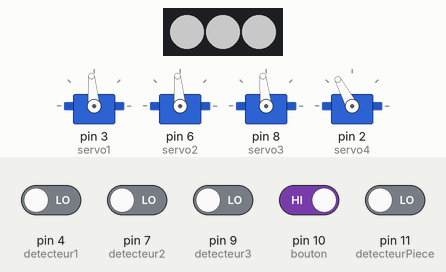
This sketch was run on a simulated Arduino Uno, built with avr-gcc and run on an emulated ATmega328P. Shown: 4 × servo, 3 RGB LEDs in strip order, left to right. The test bench sets the inputs (shaded band); at power-on: pin 10 (bouton) HIGH, pin 4 (detecteur1), pin 7 (detecteur2), pin 9 (detecteur3), pin 11 (detecteurPiece) LOW. Dim RGB values are drawn brighter than linear.

Above: at 1.9 s.
2.0 s: pin 10 (bouton) driven LOW
At 6.3 s:
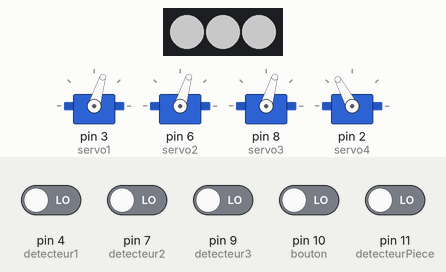
At 11.7 s:
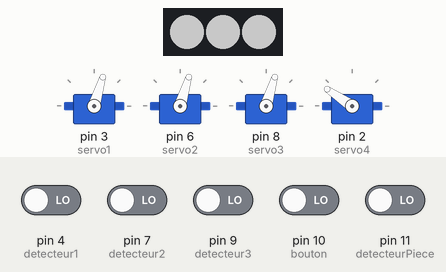
Timing chart, 0 to 14.1 s (numbered marks = the images above; inputs shaded):
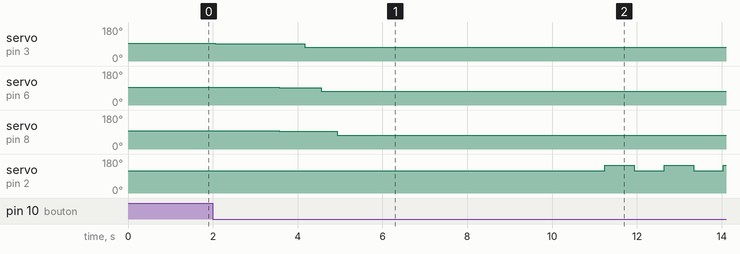

The sketch:

machineASousTruque.ino
```cpp
/** Projet Arduino : machine à sous

* Auteur : Julien Choukroun et Jessica Gourdon

* Ce programme fait fonctionner notre machine à sous.
* Le principe est d'insérer une pièce. A ce moment là, les roues vont se mettre à une position initiale.
* Puis on appuie sur le bonton. Les roues vont tourner et s'arrêter aléatoirement.
* Pour gagner, il faut aligner 3 symboles identiques.
* Si on a gagné, le monnayeur nous donne des pièces. Sinon le monnayeur nous rend rien.
* Dans notre programme, on a aussi inséré un système de lumière, de musique et de bluetooth.

* Ce programme est un programme de triche sans l'aléatoire. Cela permet de gagner à tous les coups.
*/


// Bluetooth
#include <SoftwareSerial.h>
#define RX 12
#define TX 13
SoftwareSerial BlueT(RX,TX);

// Servomoteur1
#include <Servo.h>
Servo servo1;

// Servomoteur2
Servo servo2;

// Servomoteur3
Servo servo3;

// Servomoteur4 monnayeur
Servo servo4;

// Détecteur des 3 roues
const int detecteur1 = 4;
const int detecteur2 = 7;
const int detecteur3 = 9;

// Etat des 3 détecteurs sur les roues
int Etat1 = 0;
int Etat2 = 0;
int Etat3 = 0;

int i = 0;
int k = 0;
int l = 0;

// Nombres aléatoires
int nbAleatoire1 = 0;
int nbAleatoire2 = 0;
int nbAleatoire3 = 0;

// Monnayeur
int m = 0;
int jeton = 0;

// Bouton
const int bouton = 10;
int val = 0;

// Détecteur de pièce
const int detecteurPiece = 11;
int EtatPiece = 0;

int variable1 = 0;
int variable2 = 0;
int variable3 = 0;


// Lumière
#include <Adafruit_NeoPixel.h>
#define PIXEL_PIN 5 // On définit le pin où est connecté la patte DATA du bandeau
#define PIXEL_COUNT 3 // On définit le nombre de LED compris sur le Ruban de LED

//   NEO_KHZ800  800 KHz bitstream (most NeoPixel products w/WS2812 LEDs)
//   NEO_KHZ400  400 KHz (classic 'v1' (not v2) FLORA pixels, WS2811 drivers)
//   NEO_GRB     Pixels are wired for GRB bitstream (most NeoPixel products)
//   NEO_RGB     Pixels are wired for RGB bitstream (v1 FLORA pixels, not v2)

Adafruit_NeoPixel strip = Adafruit_NeoPixel(PIXEL_COUNT, PIXEL_PIN, NEO_GRB + NEO_KHZ800); // Paramètre l'objet strip qui correspond à toute les LED du ruban


// Musique
#define ARDUINO_RX 15//should connect to TX of the Serial MP3 Player module
#define ARDUINO_TX 14//connect to RX of the module
SoftwareSerial mySerial(ARDUINO_RX, ARDUINO_TX);//init the serial protocol, tell to myserial wich pins are TX and RX
char data="A";
////////////////////////////////////////////////////////////////////////////////////
//all the commands needed in the datasheet(http://geekmatic.in.ua/pdf/Catalex_MP3_board.pdf)
static int8_t Send_buf[8] = {0} ;//The MP3 player undestands orders in a 8 int string
                                //0X7E FF 06 command 00 00 00 EF;(if command =01 next song order)
#define NEXT_SONG 0X01
#define PREV_SONG 0X02
#define CMD_PLAY_W_INDEX 0X03 //DATA IS REQUIRED (number of song)
#define VOLUME_UP_ONE 0X04
#define VOLUME_DOWN_ONE 0X05
#define CMD_SET_VOLUME 0X06//DATA IS REQUIRED (number of volume from 0 up to 30(0x1E))
#define SET_DAC 0X17
#define CMD_PLAY_WITHVOLUME 0X22 //data is needed  0x7E 06 22 00 xx yy EF;(xx volume)(yy number of song)
#define CMD_SEL_DEV 0X09 //SELECT STORAGE DEVICE, DATA IS REQUIRED
#define DEV_TF 0X02 //HELLO,IM THE DATA REQUIRED
#define SLEEP_MODE_START 0X0A
#define SLEEP_MODE_WAKEUP 0X0B
#define CMD_RESET 0X0C//CHIP RESET
#define CMD_PLAY 0X0D //RESUME PLAYBACK
#define CMD_PAUSE 0X0E //PLAYBACK IS PAUSED
#define CMD_PLAY_WITHFOLDER 0X0F//DATA IS NEEDED, 0x7E 06 0F 00 01 02 EF;(play the song with the directory \01\002xxxxxx.mp3
#define STOP_PLAY 0X16
#define PLAY_FOLDER 0X17// data is needed 0x7E 06 17 00 01 XX EF;(play the 01 folder)(value xx we dont care)
#define SET_CYCLEPLAY 0X19//data is needed 00 start; 01 close
#define SET_DAC 0X17//data is needed 00 start DAC OUTPUT;01 DAC no output
////////////////////////////////////////////////////////////////////////////////////

void sendCommand(int8_t command, int16_t dat) {
delay(20);
Send_buf[0] = 0x7e; //starting byte
Send_buf[1] = 0xff; //version
Send_buf[2] = 0x06; //the number of bytes of the command without starting byte and ending byte
Send_buf[3] = command; //
Send_buf[4] = 0x00;//0x00 = no feedback, 0x01 = feedback
Send_buf[5] = (int8_t)(dat >> 8);//datah
Send_buf[6] = (int8_t)(dat); //datal
Send_buf[7] = 0xef; //ending byte
for(uint8_t i=0; i<8; i++){
  mySerial.write(Send_buf[i]) ;
}
}


void setup() {

  Serial.begin(9600);

  // Bluetooth
  BlueT.begin(9600);

  // Servomoteurs
  servo1.attach(3);
  servo1.writeMicroseconds(1525); // Ne tourne pas

  servo2.attach(6);
  servo2.writeMicroseconds(1525); // Ne tourne pas

  servo3.attach(8);
  servo3.writeMicroseconds(1537); // Ne tourne pas


  // Détecteurs sur les roues
  pinMode(detecteur1, INPUT);
  pinMode(detecteur2, INPUT);
  pinMode(detecteur3, INPUT);

  randomSeed(analogRead(0)); // Permet de générer différents numéros de départ à chaque exécution du programme.

  // Lumière
  strip.begin(); // Lance la connection
  strip.show(); // Initialise toute les led à 'off'


  // Monnayeur
  servo4.attach(2);
  servo4.writeMicroseconds(1760); // Position initiale

  // Bouton
  pinMode(bouton,INPUT);

  // Détecteur de pièce
  pinMode(detecteurPiece,INPUT);

  // Musique
  mySerial.begin(9600);//Start our Serial coms for our serial monitor!
  delay(500);//Wait chip initialization is complete
  sendCommand(CMD_SEL_DEV, DEV_TF);//select the TF card
  delay(200);//wait for 200ms

}

// Fonction qui allume les bandes de led en blanc
void lumiere() {

  strip.setBrightness(100); // Règle la luminosité à 100 % de la luminosité maximale
  for(int i = 0 ; i < 3 ; i++){ // Ici, on a i < 3 car on utilise 3 led
    strip.setPixelColor(i, 255, 255, 255); // 255 pour la lumière blanche
  }
  strip.show(); // On affiche
  delay(100);

}

void loop() {

  // Allume les leds
  lumiere();

  // Etat de tous les détecteurs Keyes-01
  Etat1 = digitalRead(detecteur1);
  Etat2 = digitalRead(detecteur2);
  Etat3 = digitalRead(detecteur3);
  EtatPiece = digitalRead(detecteurPiece);

  //Détecteur de piece
  if (EtatPiece == 1) { // Si on passe une pièce devant ce détecteur alors initialise les 3 variables suivantes à 1
    variable1 = 1;
    variable2 = 1;
    variable3 = 1;
    delay(10);
  }

  // Initialisation
  // On place les roues à une position initiale qui est "7-7-7" en sortie
  if (variable1 == 1 || variable2 == 1 || variable3 == 1){ // Si on a passé une pièce devant le détecteur

    servo1.writeMicroseconds(1510); // La première roue se met à touner à vitesse lente
    if (Etat1 == 1) {
      servo1.writeMicroseconds(1525); // Si le détecteur rencontre la bande noire, la roue s'arrête
      variable1 = 0;
    }

    servo2.writeMicroseconds(1510); // La deuxième roue se met à touner à vitesse lente
    if (Etat2 == 1) {
      servo2.writeMicroseconds(1525); // Si le détecteur rencontre la bande noire, la roue s'arrête
      variable2 = 0;
    }

    servo3.writeMicroseconds(1525); // La troisième roue se met à touner à vitesse lente
    if (Etat3 == 1) {
      servo3.writeMicroseconds(1537); // Si le détecteur rencontre la bande noire, la roue s'arrête
      variable3 = 0;
    }

    delay(50);
  }

  // Bouton
  val = digitalRead(bouton);
  if (val == LOW){ // Si on appuie sur le bouton, les roues tournent

    // Musique d'ambiance
    sendCommand(CMD_PLAY_WITHFOLDER, 0X0F00101);

    // Le jeu commence

    servo1.writeMicroseconds(1485);
    delay(1500);
    servo2.writeMicroseconds(1492);
    servo3.writeMicroseconds(1500);
    delay(600);

    for (k = 0 ; k <= 5 ; k++){ // Les roues tournent environ 10 secondes

      for(i = 0 ; i < 39; i++){ // La 1ère roue fait un tour en 390 ms
        servo1.writeMicroseconds(1300); // La roue tourne à vitesse normale
        delay(10);
      }
      for(i = 0 ; i < 38 ; i++){ // La 2ème roue fait un tour en 380 ms
        servo2.writeMicroseconds(1300); // La roue tourne à vitesse normale
        delay(10);
      }
      for(i = 0 ; i < 39 ; i++){ // La 3ème roue fait un tour en 390 ms
        servo3.writeMicroseconds(1300); // La roue tourne à vitesse normale
        delay(10);
      }
    }

    // On force les roues à se rendre sur 3 symboles identiques (ici les trois "7")
    nbAleatoire1 = 39;
    nbAleatoire2 = 38;
    nbAleatoire3 = 39;

    // Arrête les roues
    servo1.detach();
    servo2.detach();
    servo3.detach();


    // Monnayeur et Bluetooth

    // Cas où on tombe sur trois 7
    if ((nbAleatoire1 == 39)&&(nbAleatoire2 == 38)&&(nbAleatoire3 == 39)){
      jeton = 20;
      // Bluetooth
      BlueT.print("*A" + String("Bravo ! Vous avez gagne 20 jetons !") + "*");
      // Musique de gros jackpot
      sendCommand(CMD_PLAY_WITHFOLDER, 0X0F00103);
    }

    // Cas où on tombe sur trois trèfles ou trois coeurs ou trois piques ou trois carreaux
    else if (((nbAleatoire1 == 45)&&(nbAleatoire2 == 44)&&(nbAleatoire3 == 45)) || ((nbAleatoire1 == 40)&&(nbAleatoire2 == 39)&&(nbAleatoire3 == 40)) || ((nbAleatoire1 == 38)&&(nbAleatoire2 == 37)&&(nbAleatoire3 == 38)) || ((nbAleatoire1 == 30)&&(nbAleatoire2 == 29)&&(nbAleatoire3 == 30))) {
      jeton = 10;
      // Bluetooth
      BlueT.print("*A" + String("Bravo ! Vous avez gagne 10 jetons !") + "*");
      // Musique de petit jackpot
      sendCommand(CMD_PLAY_WITHFOLDER, 0X0F00102);
    }

    // Cas où on tombe sur trois ananas ou trois raisin ou trois cerises
    else if (((nbAleatoire1 == 37)&&(nbAleatoire2 == 36)&&(nbAleatoire3 == 37)) || ((nbAleatoire1 == 32)&&(nbAleatoire2 == 31)&&(nbAleatoire3 == 32)) || ((nbAleatoire1 == 44) && (nbAleatoire2 == 43) && (nbAleatoire3 == 44))) {
      jeton = 5;
      // Bluetooth
      BlueT.print("*A" + String("Bravo ! Vous avez gagne 5 jetons !") + "*");
      // Musique de petit jackpot
      sendCommand(CMD_PLAY_WITHFOLDER, 0X0F00102);
    }

    // Cas où aucun des 3 symboles ne sont alignés
    else {
      // Bluetooth
      BlueT.print("*A" + String("Perdu ! Vous n'avez rien gagne !") + "*");
      // Musique de perdant
      sendCommand(CMD_PLAY_WITHFOLDER, 0X0F00104);
    }

    // Rendu du monnayeur
    for (m = 0 ; m < jeton ; m++){
      servo4.writeMicroseconds(2050); // Pousse le jeton
      delay(700);
      servo4.writeMicroseconds(1760); // Revient à sa position initiale
      delay(700);
    }

    // Arrête le monnayeur
    servo4.detach();

  }

}
```

Measured:
- after the input at 2.0 s, servo on pin 3 (servo1): 95° → 91° after 0.06 s, → 73° 2.1 s later; servo on pin 6 (servo2): 95° → 92° after 1.6 s, → 73° 0.99 s later; servo on pin 8 (servo3): 96° → 93° after 1.6 s, → 73° 1.4 s later; servo on pin 2 (servo4): alternates 146° for 0.70 s and 118° for 0.70 s, starting after 9.2 s
